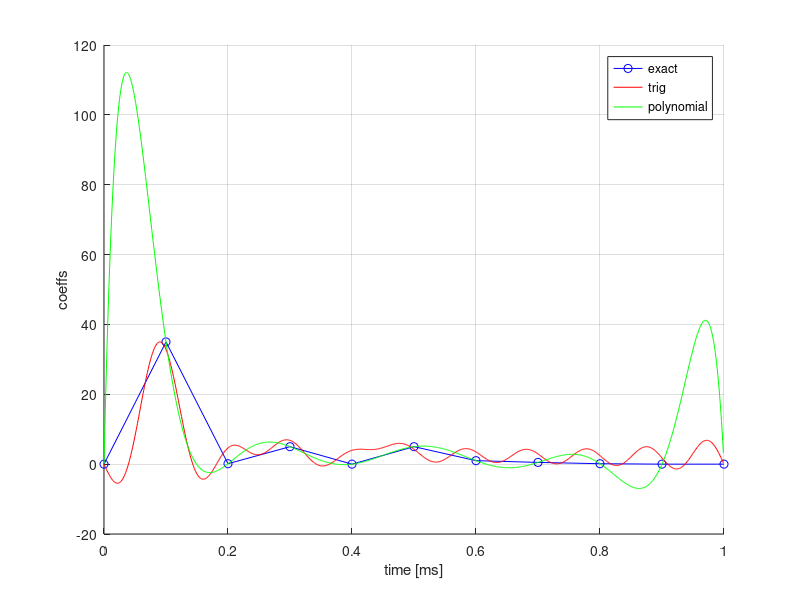

Recreate this plot in MATLAB.
%%  1. T-periodic function f1 -> 2pi periodic f2

function tutorial3_ex2()
    clc, clear all, close all

    t = (0:9) / 10;
    flow_rate = [0 35 0.125 5 0 5 1 0.5 0.125 0];
    
    % add points to show periodicity
    t = [t 1];
    flow_rate = [flow_rate 0];
    
    f_coefs = fft(flow_rate) / length(flow_rate);
    
    N = 1000;
    t_vis = linspace(0, 1 - 1/N, N);
    y_trig = trig_interp(t_vis, f_coefs);

    % normalize t before fitting the poly
%     t = (t - mean(t_vis)) / std(t);
    
    poly = polyfit(t, flow_rate, length(flow_rate) - 1);
    y_poly = polyval(poly, t_vis);


    figure(1)
    hold on
    plot(t, flow_rate, 'b-o');
    plot(t_vis, y_trig, 'r');
    plot(t_vis, y_poly, 'g');
    grid on;
    xlabel('time [ms]');
    ylabel('coeffs');
    legend('exact', 'trig', 'polynomial');
end

function val = trig_interp(x, f_coefs) 

    a = real(f_coefs);
    b = imag(f_coefs);
    val = zeros(size(x));
    for i = 1:length(a)
        val = val + a(i) * cos(-2 * pi *(i - 1) * x) + b(i) * sin(-2 * pi *(i - 1) * x);
    end
    
%     val = zeros(size(x));
%     for k = 1:length(f_coefs)
%         val = val + f_coefs(k) * exp(1i * 2 * pi * (k - 1) * x);
%     end

end